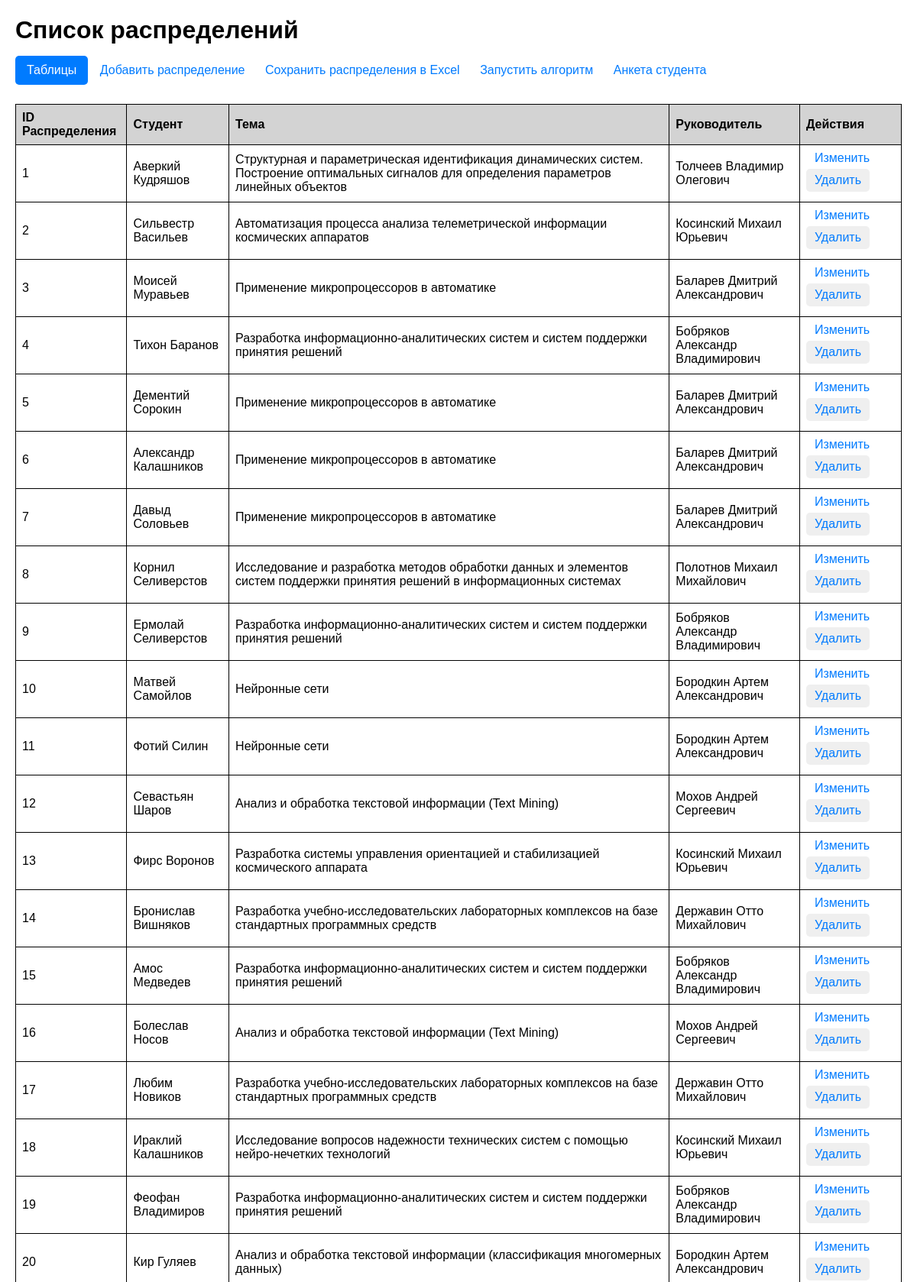
The page / (upper part) on the database its author committed.
### models.py (models this page shows)
class Distribution(Base):
    __tablename__ = 'distributions'
    distribution_id = Column(Integer, primary_key=True)
    student_id = Column(Integer, ForeignKey('students.student_id'), nullable=False)
    theme_id = Column(Integer, ForeignKey('themes.theme_id'), nullable=False)
    adviser_id = Column(Integer, ForeignKey('advisers.adviser_id'), nullable=False)
    interest_level = Column(Integer)
    student = relationship("Student", back_populates="distributions")
    theme = relationship("Theme", back_populates="distributions")
    adviser = relationship("Adviser", back_populates="distributions")

class Student(Base):
    __tablename__ = 'students'
    student_id = Column(Integer, primary_key=True)
    firstname = Column(String, nullable=False)
    lastname = Column(String, nullable=False)
    patronymic = Column(String, nullable=False)
    group_student = Column(String, nullable=False)
    grades = relationship("StudentSubjectGrade", back_populates="student")
    interests = relationship("StudentThemeInterest", back_populates="student")
    distributions = relationship("Distribution", back_populates="student")

class Theme(Base):
    __tablename__ = 'themes'
    theme_id = Column(Integer, primary_key=True)
    theme_name = Column(String, nullable=False)
    subject_importances = relationship("ThemeSubjectImportance", back_populates="theme")
    student_theme_interests = relationship("StudentThemeInterest", back_populates="theme")
    adviser_themes = relationship("AdviserTheme", back_populates="theme")
    distributions = relationship("Distribution", back_populates="theme")

class Adviser(Base):
    __tablename__ = 'advisers'
    adviser_id = Column(Integer, primary_key=True)
    firstname = Column(String, nullable=False)
    lastname = Column(String, nullable=False)
    patronymic = Column(String, nullable=False)
    number_of_places = Column(Integer, nullable=False)
    adviser_themes = relationship("AdviserTheme", back_populates="adviser")
    distributions = relationship("Distribution", back_populates="adviser")

### app.py (the view)
@app.route('/')
def index():
    with Session() as session:
        distributions = (session.query(Distribution).options(
            joinedload(Distribution.student),
            joinedload(Distribution.adviser),
            joinedload(Distribution.theme)).all()
        )
    return render_template('index.html', distributions=distributions)

### templates/index.html (shortened to what this page needs)
<!DOCTYPE html>
<html lang="en">
<head>
</head>
<body>
    <h1>Список распределений</h1>
        {% include 'dropdown_tables.html' %}
    <a href="{{ url_for('add_distribution') }}">Добавить распределение</a>
    <a href="{{ url_for('save') }}"> Сохранить распределения в Excel</a>
    <a href="{{url_for('run_main')}}">Запустить алгоритм</a>
    <a href="{{url_for('form_student')}}">Анкета студента </a>
    <table>
        <tr>
            <th>ID Распределения</th>
            <th>Студент</th>
            <th>Тема</th>
            <th>Руководитель</th>
            <th>Действия</th>
        </tr>
        {% for distribution in distributions %}
        <tr>
            <td>{{ distribution.distribution_id }}</td>
            <td>{{ distribution.student.firstname }} {{ distribution.student.lastname }}</td>
            <td>{{ distribution.theme.theme_name }}</td>
            <td>{{ distribution.adviser.firstname }} {{ distribution.adviser.lastname }} {{ distribution.adviser.patronymic }}</td>
            <td>
                <a href="{{ url_for('update_distribution', distribution_id=distribution.distribution_id) }}">Изменить</a>
                <button onclick="showDeleteConfirmationDistribution({{ distribution.distribution_id }}, '{{ distribution.student_id }}', '{{ distribution.theme_id }}', '{{ distribution.adviser_id }}')">Удалить</button>
            </td>
        </tr>
        {% endfor %}
    </table>
</body>
</html>

### templates/dropdown_tables.html (shortened to what this page needs)
<!DOCTYPE html>
<html lang="en">
<head>
</head>
<body>
    <div class="dropdown">
        <button class="dropbtn">Таблицы</button>
    </div>
</body>
</html>

### templates/index.html (style rules this page uses)
body { font-family: Arial, sans-serif; margin: 20px; }
table { width: 100%; border-collapse: collapse; margin-top: 20px; }
th, td { border: 1px solid ; padding: 8px; text-align: left; }
th { background-color: lightgray; }
a,button { font-size: 16px; padding: 5px 10px; text-decoration: none; color: #007bff; border: 1px solid transparent; border-radius: 5px; transition: background-color 0.3s; margin-bottom: 5px; margin-top: 5px; }
h1 { margin-bottom: 10px; }

### templates/dropdown_tables.html (style rules this page uses)
.dropdown { position: relative; display: inline-block; }
.dropbtn { background-color: #007bff; color: white; padding: 10px 15px; font-size: 16px; border: none; cursor: pointer; }

### rows shown on the page
Distribution: distribution_id "1", student.firstname "Аверкий", student.lastname "Кудряшов", theme.theme_name "Структурная и параметрическая идентификация динамических систем. Построение оптимальных сигналов для определения параметров линейных объектов", adviser.firstname "Толчеев", adviser.lastname "Владимир", adviser.patronymic "Олегович"
Distribution: distribution_id "2", student.firstname "Сильвестр", student.lastname "Васильев", theme.theme_name "Автоматизация процесса анализа телеметрической информации космических аппаратов", adviser.firstname "Косинский", adviser.lastname "Михаил", adviser.patronymic "Юрьевич"
Distribution: distribution_id "3", student.firstname "Моисей", student.lastname "Муравьев", theme.theme_name "Применение микропроцессоров в автоматике", adviser.firstname "Баларев", adviser.lastname "Дмитрий", adviser.patronymic "Александрович"
Distribution: distribution_id "4", student.firstname "Тихон", student.lastname "Баранов", theme.theme_name "Разработка информационно-аналитических систем и систем поддержки принятия решений", adviser.firstname "Бобряков", adviser.lastname "Александр", adviser.patronymic "Владимирович"
Distribution: distribution_id "5", student.firstname "Дементий", student.lastname "Сорокин", theme.theme_name "Применение микропроцессоров в автоматике", adviser.firstname "Баларев", adviser.lastname "Дмитрий", adviser.patronymic "Александрович"
Distribution: distribution_id "6", student.firstname "Александр", student.lastname "Калашников", theme.theme_name "Применение микропроцессоров в автоматике", adviser.firstname "Баларев", adviser.lastname "Дмитрий", adviser.patronymic "Александрович"
Distribution: distribution_id "7", student.firstname "Давыд", student.lastname "Соловьев", theme.theme_name "Применение микропроцессоров в автоматике", adviser.firstname "Баларев", adviser.lastname "Дмитрий", adviser.patronymic "Александрович"
Distribution: distribution_id "8", student.firstname "Корнил", student.lastname "Селиверстов", theme.theme_name "Исследование и разработка методов обработки данных и элементов систем поддержки принятия решений в информационных системах", adviser.firstname "Полотнов", adviser.lastname "Михаил", adviser.patronymic "Михайлович"
Distribution: distribution_id "9", student.firstname "Ермолай", student.lastname "Селиверстов", theme.theme_name "Разработка информационно-аналитических систем и систем поддержки принятия решений", adviser.firstname "Бобряков", adviser.lastname "Александр", adviser.patronymic "Владимирович"
Distribution: distribution_id "10", student.firstname "Матвей", student.lastname "Самойлов", theme.theme_name "Нейронные сети", adviser.firstname "Бородкин", adviser.lastname "Артем", adviser.patronymic "Александрович"
Distribution: distribution_id "11", student.firstname "Фотий", student.lastname "Силин", theme.theme_name "Нейронные сети", adviser.firstname "Бородкин", adviser.lastname "Артем", adviser.patronymic "Александрович"
Distribution: distribution_id "12", student.firstname "Севастьян", student.lastname "Шаров", theme.theme_name "Анализ и обработка текстовой информации (Text Mining)", adviser.firstname "Мохов", adviser.lastname "Андрей", adviser.patronymic "Сергеевич"
Distribution: distribution_id "13", student.firstname "Фирс", student.lastname "Воронов", theme.theme_name "Разработка системы управления ориентацией и стабилизацией космического аппарата", adviser.firstname "Косинский", adviser.lastname "Михаил", adviser.patronymic "Юрьевич"
Distribution: distribution_id "14", student.firstname "Бронислав", student.lastname "Вишняков", theme.theme_name "Разработка учебно-исследовательских лабораторных комплексов на базе стандартных программных средств", adviser.firstname "Державин", adviser.lastname "Отто", adviser.patronymic "Михайлович"
Distribution: distribution_id "15", student.firstname "Амос", student.lastname "Медведев", theme.theme_name "Разработка информационно-аналитических систем и систем поддержки принятия решений", adviser.firstname "Бобряков", adviser.lastname "Александр", adviser.patronymic "Владимирович"
Distribution: distribution_id "16", student.firstname "Болеслав", student.lastname "Носов", theme.theme_name "Анализ и обработка текстовой информации (Text Mining)", adviser.firstname "Мохов", adviser.lastname "Андрей", adviser.patronymic "Сергеевич"
Distribution: distribution_id "17", student.firstname "Любим", student.lastname "Новиков", theme.theme_name "Разработка учебно-исследовательских лабораторных комплексов на базе стандартных программных средств", adviser.firstname "Державин", adviser.lastname "Отто", adviser.patronymic "Михайлович"
Distribution: distribution_id "18", student.firstname "Ираклий", student.lastname "Калашников", theme.theme_name "Исследование вопросов надежности технических систем с помощью нейро-нечетких технологий", adviser.firstname "Косинский", adviser.lastname "Михаил", adviser.patronymic "Юрьевич"
Distribution: distribution_id "19", student.firstname "Феофан", student.lastname "Владимиров", theme.theme_name "Разработка информационно-аналитических систем и систем поддержки принятия решений", adviser.firstname "Бобряков", adviser.lastname "Александр", adviser.patronymic "Владимирович"
Distribution: distribution_id "20", student.firstname "Кир", student.lastname "Гуляев", theme.theme_name "Анализ и обработка текстовой информации (классификация многомерных данных)", adviser.firstname "Бородкин", adviser.lastname "Артем", adviser.patronymic "Александрович"
